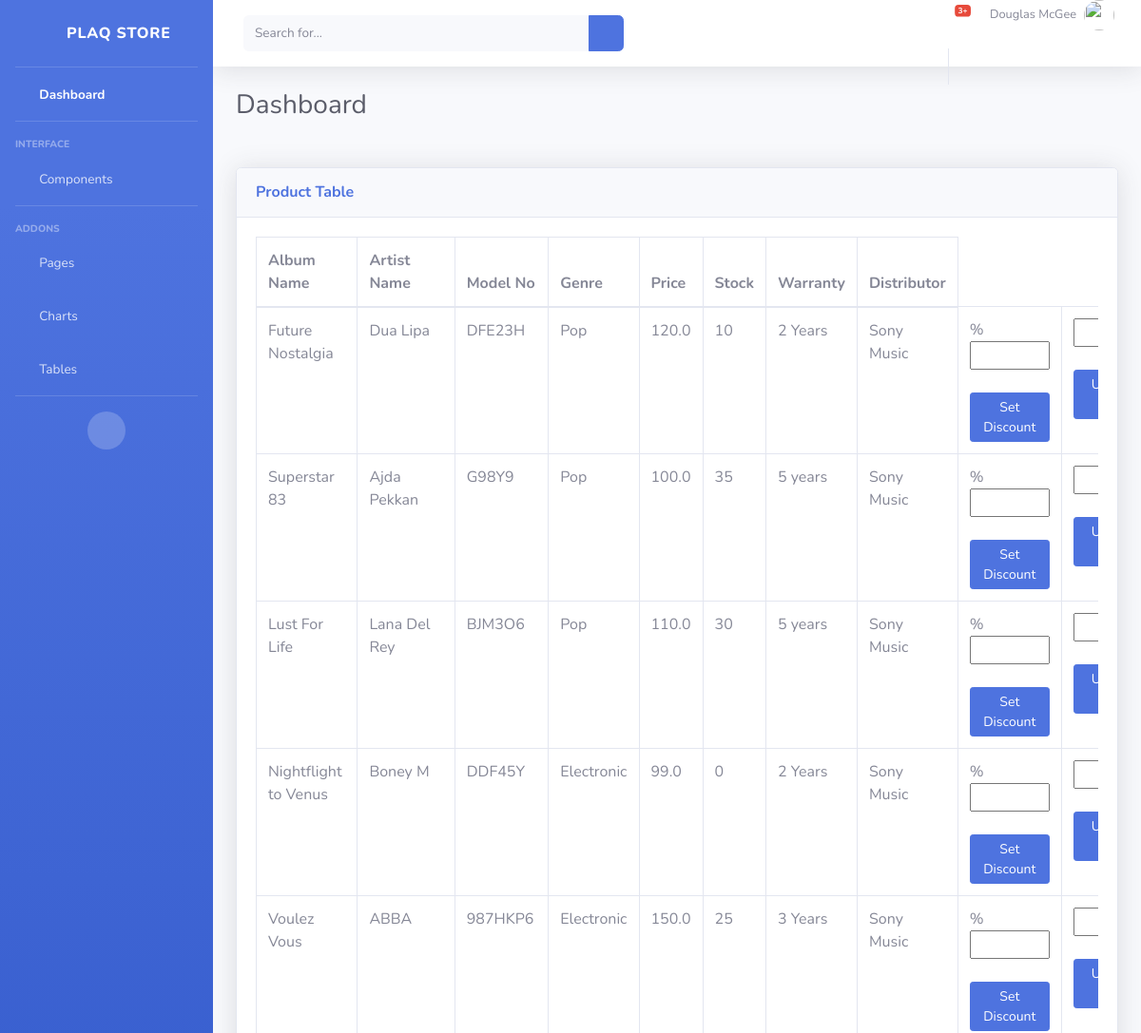
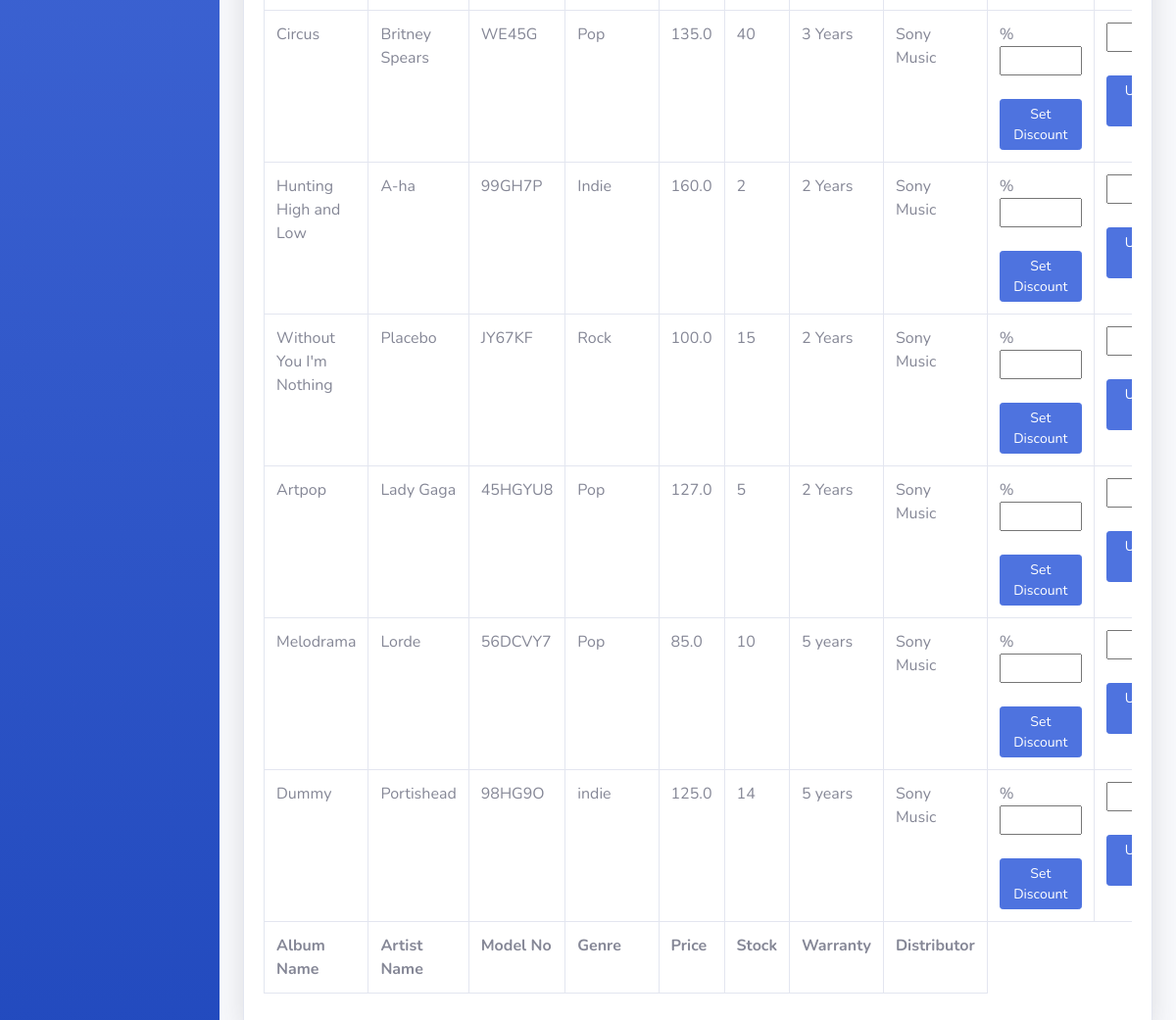
Screenshot of /sales-manager/ with the database file from the repository (2 pictures, top to bottom).
### store/models.py (models this page shows, shortened)
class Product(models.Model):
    model_no = models.CharField(max_length=200, blank=True, null=True)
    album_name = models.CharField(max_length=200, blank=False)
    artist_name = models.CharField(max_length=200, blank=False)
    description = models.CharField(max_length=500, blank=True, null=True)
    genre = models.CharField(max_length=200, blank=True, null=True)
    warranty = models.CharField(max_length=200, blank=True, null=True)
    distributor = models.CharField(max_length=200, blank=True, null=True)
    price = models.FloatField()
    stock = models.IntegerField(default=0, null=True, blank=True)
    onDiscount = models.BooleanField(default= False)
    image = models.ImageField(blank=True, null=True)

### sales_manager/views.py (the view)
# urls.py: path('sales-manager/', sales_mg.salesManager, name='sales-manager'),
def salesManager(request):
    products = Product.objects.all()
    context={'products': products}
    print("ZAAAAAAAAAA")
    return render(request, "sales_manager/sales-manager.html", context)

### sales_manager/templates/sales_manager/sales-manager.html (shortened to what this page needs)
{% include 'sales_manager/sales_manager_base.html' %}
{% load static %}
{%block content%}
<div class="card shadow mb-4">
    <div class="card-header py-3">
        <h6 class="m-0 font-weight-bold text-primary">Product Table</h6>
    </div>
    <div class="card-body">
        <div class="table-responsive">
            <table class="table table-bordered" id="dataTable" width="100%" cellspacing="0">
                <thead>
                    <tr>
                        <th>Album Name</th>
                        <th>Artist Name</th>
                        <th>Model No</th>
                        <th>Genre</th>
                        <th>Price</th>
                        <th>Stock</th>
                        <th>Warranty</th>
                        <th>Distributor</th>
                    </tr>
                </thead>
                <tfoot>
                    <tr>
                        <th>Album Name</th>
                        <th>Artist Name</th>
                        <th>Model No</th>
                        <th>Genre</th>
                        <th>Price</th>
                        <th>Stock</th>
                        <th>Warranty</th>
                        <th>Distributor</th>
                    </tr>
                </tfoot>
                <tbody>
                    {% for product in products %}
                    <tr>
                        <td>{{product.album_name}}</td>
                        <td>{{product.artist_name}}</td>
                        <td>{{product.model_no}}</td>
                        <td>{{product.genre}}</td>
                        <td>{{product.price}}</td>
                        <td>{{product.stock}}</td>
                        <td>{{product.warranty}}</td>
                        <td>{{product.distributor}}</td>
                        <form action = "/price-discount/" method='POST'>
                        <td>% <input name="discount" type = "text" href="" size="7" >
                            <button   data- type="submit" class="btn btn-sm btn-primary" href="">Set Discount </button></td>
                        </form>
                        <form action = "/price-update/" method='POST'>
                        <td><input name = "price" type = "text" href="" size="7">
                            <button   data- type="submit" class="btn btn-sm btn-primary" href="">Update Price </button></td>
                        </form>
                    </tr>
                    {% endfor %}
                </tbody>
            </table>
        </div>
    </div>
</div>
{%endblock content %}

### rows the page displays
Product: album_name "Future Nostalgia", artist_name "Dua Lipa", model_no "DFE23H", genre "Pop", price "120.0", stock "10", warranty "2 Years", distributor "Sony Music"
Product: album_name "Superstar 83", artist_name "Ajda Pekkan", model_no "G98Y9", genre "Pop", price "100.0", stock "35", warranty "5 years", distributor "Sony Music"
Product: album_name "Lust For Life", artist_name "Lana Del Rey", model_no "BJM3O6", genre "Pop", price "110.0", stock "30", warranty "5 years", distributor "Sony Music"
Product: album_name "Nightflight to Venus", artist_name "Boney M", model_no "DDF45Y", genre "Electronic", price "99.0", stock "0", warranty "2 Years", distributor "Sony Music"
Product: album_name "Voulez Vous", artist_name "ABBA", model_no "987HKP6", genre "Electronic", price "150.0", stock "25", warranty "3 Years", distributor "Sony Music"
Product: album_name "Circus", artist_name "Britney Spears", model_no "WE45G", genre "Pop", price "135.0", stock "40", warranty "3 Years", distributor "Sony Music"
Product: album_name "Hunting High and Low", artist_name "A-ha", model_no "99GH7P", genre "Indie", price "160.0", stock "2", warranty "2 Years", distributor "Sony Music"
Product: album_name "Without You I'm Nothing", artist_name "Placebo", model_no "JY67KF", genre "Rock", price "100.0", stock "15", warranty "2 Years", distributor "Sony Music"
Product: album_name "Artpop", artist_name "Lady Gaga", model_no "45HGYU8", genre "Pop", price "127.0", stock "5", warranty "2 Years", distributor "Sony Music"
Product: album_name "Melodrama", artist_name "Lorde", model_no "56DCVY7", genre "Pop", price "85.0", stock "10", warranty "5 years", distributor "Sony Music"
Product: album_name "Dummy", artist_name "Portishead", model_no "98HG9O", genre "indie", price "125.0", stock "14", warranty "5 years", distributor "Sony Music"
